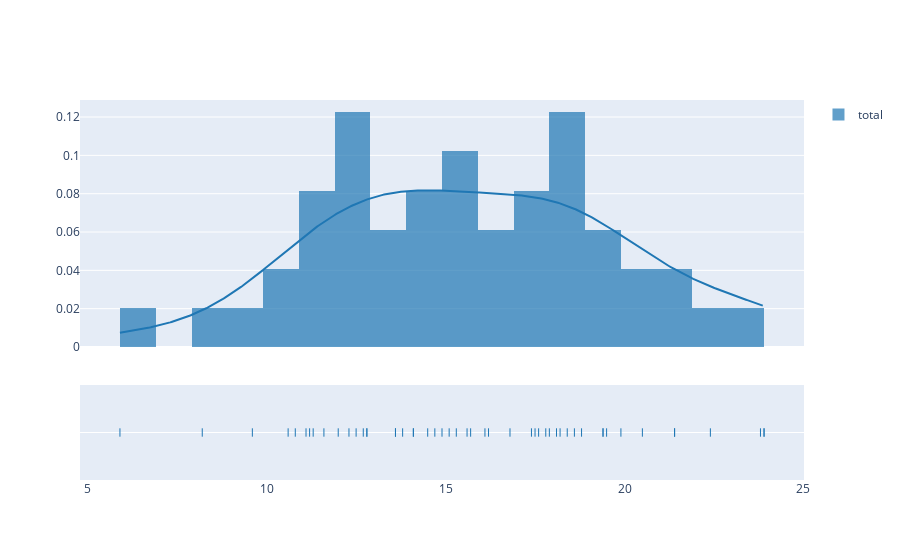

Notebook cell for this chart:
### Markdown cell above
First, let's get a distribution plot of the `total` column. For this we will use the `figure_factory` library. You can read more about these types of plots [here](https://plotly.com/python/figure-factories/).

### Code cell
import plotly.figure_factory as ff

fig = ff.create_distplot([car_crashes['total']], ['total'])
fig.show()

### Figure 1 — Plotly figure (JSON) as saved in the notebook; plotly's stock layout.template omitted (floating-point values rounded to 4 significant figures; data arrays with more than 128 entries replaced by an {"elided": "..."} marker saying what was removed)
{"data": [{"autobinx": false, "histnorm": "probability density", "legendgroup": "total", "marker": {"color": "rgb(31, 119, 180)"}, "name": "total", "opacity": 0.7, "type": "histogram", "x": [18.8, 18.1, 18.6, 22.4, 12, 13.6, 10.8, 16.2, 5.9, 17.9, 15.6, 17.5, 15.3, 12.8, 14.5, 15.7, 17.8, 21.4, 20.5, 15.1, 12.5, 8.2, 14.1, 9.6, 17.6, 16.1, 21.4, 14.9, 14.7, 11.6, 11.2, 18.4, 12.3, 16.8, 23.9, 14.1, 19.9, 12.8, 18.2, 11.1, 23.9, 19.4, 19.5, 19.4, 11.3, 13.6, 12.7, 10.6, 23.8, 13.8, 17.4], "xaxis": "x", "xbins": {"end": 23.9, "size": 1, "start": 5.9}, "yaxis": "y"}, {"legendgroup": "total", "marker": {"color": "rgb(31, 119, 180)"}, "mode": "lines", "name": "total", "showlegend": false, "type": "scatter", "x": {"elided": "500 float values"}, "xaxis": "x", "y": {"elided": "500 float values"}, "yaxis": "y"}, {"legendgroup": "total", "marker": {"color": "rgb(31, 119, 180)", "symbol": "line-ns-open"}, "mode": "markers", "name": "total", "showlegend": false, "type": "scatter", "x": [18.8, 18.1, 18.6, 22.4, 12, 13.6, 10.8, 16.2, 5.9, 17.9, 15.6, 17.5, 15.3, 12.8, 14.5, 15.7, 17.8, 21.4, 20.5, 15.1, 12.5, 8.2, 14.1, 9.6, 17.6, 16.1, 21.4, 14.9, 14.7, 11.6, 11.2, 18.4, 12.3, 16.8, 23.9, 14.1, 19.9, 12.8, 18.2, 11.1, 23.9, 19.4, 19.5, 19.4, 11.3, 13.6, 12.7, 10.6, 23.8, 13.8, 17.4], "xaxis": "x", "y": ["total", "total", "total", "total", "total", "total", "total", "total", "total", "total", "total", "total", "total", "total", "total", "total", "total", "total", "total", "total", "total", "total", "total", "total", "total", "total", "total", "total", "total", "total", "total", "total", "total", "total", "total", "total", "total", "total", "total", "total", "total", "total", "total", "total", "total", "total", "total", "total", "total", "total", "total"], "yaxis": "y2"}], "layout": {"barmode": "overlay", "hovermode": "closest", "legend": {"traceorder": "reversed"}, "xaxis": {"anchor": "y2", "domain": [0, 1], "zeroline": false}, "yaxis": {"anchor": "free", "domain": [0.35, 1], "position": 0}, "yaxis2": {"anchor": "x", "domain": [0, 0.25], "dtick": 1, "showticklabels": false}}}
